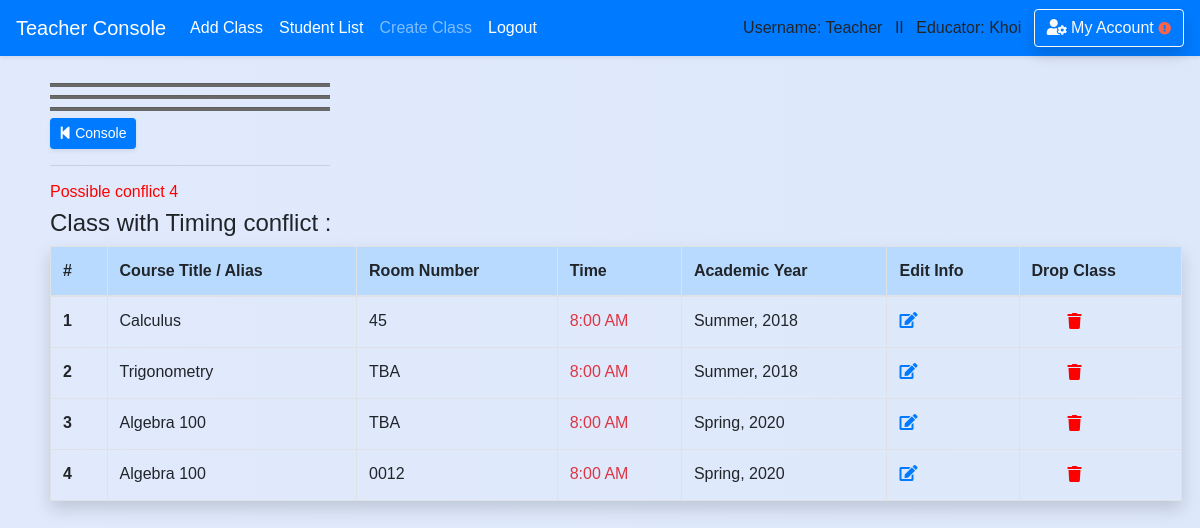
The page /teacher/classroom/schedule_conflict/ (signed in) on the database as committed earlier.
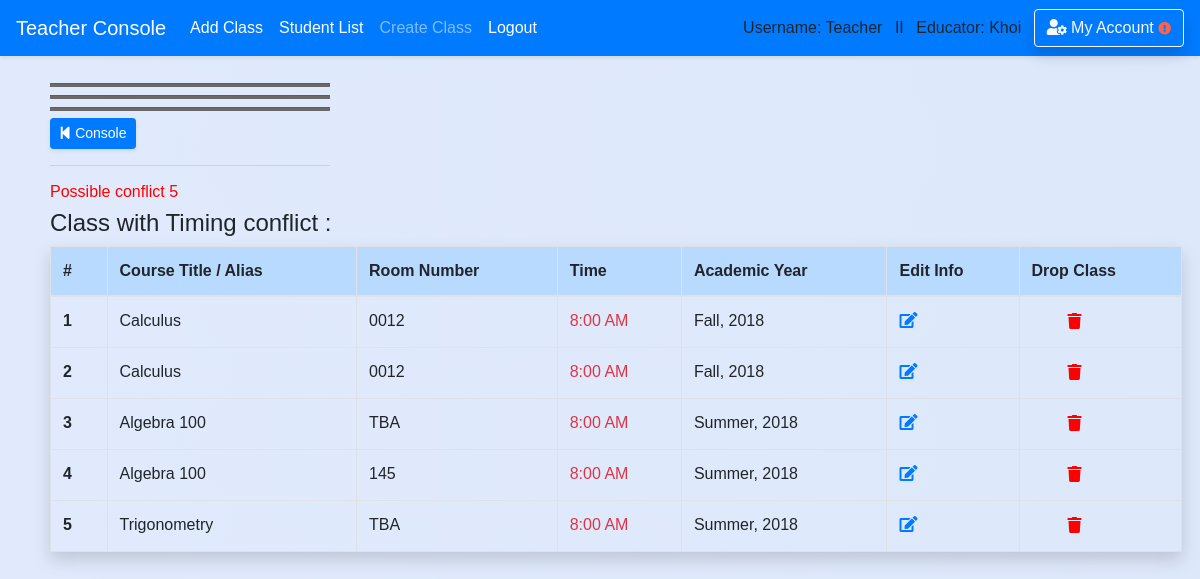
The same page on the database as committed later.
### school_app/models.py (models this page shows)
class Classroom(models.Model):
    course_title = models.CharField(max_length=50,default='')
    course_number = models.CharField(max_length=20,default='')
    teacher_name = models.CharField(max_length=50,default='')
    teacher_idx = models.CharField(max_length=10,default='')
    room_number = models.CharField(max_length=10,default='TBA')
    time = models.TimeField(blank=True,null=True)
    description = models.CharField(max_length=300,default='TBA')
    is_archive = models.BooleanField(default=False)
    semester = models.CharField(max_length=50,default='')
    year = models.CharField(max_length=4,default='')
    teacher = models.ForeignKey('Teacher',blank=True, null=True, on_delete = models.SET_NULL, related_name='classroom_by_teacher')
    course = models.ForeignKey('Course',blank=True, null=True, on_delete = models.SET_NULL, related_name='course_in_classroom')
    student = models.ManyToManyField(Student, blank=True)
    def __str__(self):
        return 'Course: ' + self.course_title +' Room #: '+self.room_number

### school_app/views_logged.py (the view)
# urls.py: path('teacher/classroom/schedule_conflict/', views_logged.schedule_conflict, name='schedule_conflict'),
def schedule_conflict(request):
    if is_login(request) == False:
        return redirect('/login')
    if is_teacher(request) == False:
        return redirect('/')
    course_sorted = sorted(request.user.teacher.course_by_teacher.filter(is_archive=False),key=attrgetter('year','semester','course_title',))
    classroom = Classroom.objects.filter(course__in=course_sorted).exclude(time__isnull=True)
    time=[]
    time_conflict=[]
    schedule_conflict=[]
    first_room_added=[]
    for room in classroom:
        if room.time not in time:
            time.append(room.time)
            first_room_added.append(room)
        else:
            time_conflict.append(room)
    for room in first_room_added:
        for room2 in time_conflict:
            if room.time == room2.time and room.semester == room2.semester and room.year==room2.year:
                time_conflict.append(room)
                break
    for room in time_conflict:
        count = 0
        for room2 in time_conflict:
            if room.time == room2.time and room.semester == room2.semester and room.year == room2.year:
                count += 1
        if count >=2:
            schedule_conflict.append(room)
    sorted_schedule_conflict = sorted(schedule_conflict,key=attrgetter('year','semester','course_title',))
    return render(request,'teacher/classroom/schedule_conflict1.html',{'schedule_conflict':sorted_schedule_conflict})

### school_app/views_functions.py (called while the page is built)
def is_login(request):
    if not request.user.is_authenticated:
        messages.warning(request, "Please Login or Create an Account.")
        return False
    return True

def is_teacher(request):
    if request.user.profile.is_teacher == False:
        messages.warning(request, "You don't have Instructor's Privilege!")
        return False
    return True

### school_app/templates/teacher/classroom/schedule_conflict1.html (shortened to what this page needs)
{% extends 'base.html' %}
{% block content %}
<div class='content'>
  <div class="container-fuild form-row" style='width:100%'>
    <div class="col-md-6">
        <div style="width: 280px">
        <hr class='hr-line'/>
        <hr class='hr-line'/>
        <hr class='hr-line'/>
          <a href='{% url "teacher" %}' class="btn btn-sm btn-primary shadow-sm" ><i class="fas fa-step-backward"></i> Console</a></a>
          <hr/></div></div>
        <div class="col-md-5">
        </div></div>
        {% if schedule_conflict %}
          <h6 style='color:red'>Possible conflict {{ schedule_conflict|length }}</h6>
        {% endif %}
        {% if schedule_conflict %}
          <h5><big>Class with Timing conflict :</big></h5>
          <div class='mr-2'>
          <table class="table table-hover table-bordered pad-right-table shadow ">
            <thead class='table-primary'>
            <tr>
              <th scope="col" style="width: 5%">#</th>
              <th scope="col">Course Title / Alias</th>
              <th scope="col">Room Number</th>
              <th scope="col">Time</th>
              <th scope="col">Academic Year</th>
              <th scope="col">Edit Info</th>
              <th scope="col">Drop Class</th>
            </tr>
            </thead>
            <tbody>
        {% for class in schedule_conflict %}
            <tr>
              <th scope="row">{{ forloop.counter }}</th>
              <td>{{ class.course_title }}</td>
              <td>{{ class.room_number }}</td>
              <td class='text-danger'>{{ class.time|time:"g:i A" }}</td>
              <td>{{ class.semester }}, {{class.year}}</td>
              <td>
                <a href='{% url "edit_classroom" classroom_id=class.id rout_from=schedule_conflict %}'><i class="fas fa-edit"></i></a>
              </td>
              <td>
                <form action='/teacher/classroom/detached_classroom/' method='post'>{% csrf_token %}
                  <button type='submit' style='border:none;background:none;cursor: pointer;cursor: hand;'>
                  <i style='color:red' class="fas fa-trash test" data-toggle="popover" data-placement="top" data-trigger="hover" data-content="Alert!"></i>
                  </button>
                </form>
              </td>
            </tr>
        {% endfor %}
            </tbody>
          </table>
        {% else %}
        <h5><div class="alert-inherit alert-info shadow-sm" role="alert"><i class="fas fa-exclamation"></i> No Classes assigned to this course.</div></h5>
        {% endif %}
</div></div><br>
{% endblock %}

Rows that differ between the two databases and show on the page:
no longer on this page (row edited): Classroom: course_title "Calculus", room_number "45", time "8:00 AM", semester "Summer", year "2018"
no longer on this page (row edited): Classroom: course_title "Algebra 100", room_number "TBA", time "8:00 AM", semester "Spring", year "2020"
no longer on this page (row unchanged): Classroom: course_title "Algebra 100", room_number "0012", time "8:00 AM", semester "Spring", year "2020"
added Classroom: course_title "Calculus", room_number "0012", time "8:00 AM", semester "Fall", year "2018"
added Classroom: course_title "Calculus", room_number "0012", time "8:00 AM", semester "Fall", year "2018"
now on this page (row edited): Classroom: course_title "Algebra 100", room_number "TBA", time "8:00 AM", semester "Summer", year "2018"
added Classroom: course_title "Algebra 100", room_number "145", time "8:00 AM", semester "Summer", year "2018"
Other text that changed with them:
{{ schedule_conflict|length }}: "4" → "5"
